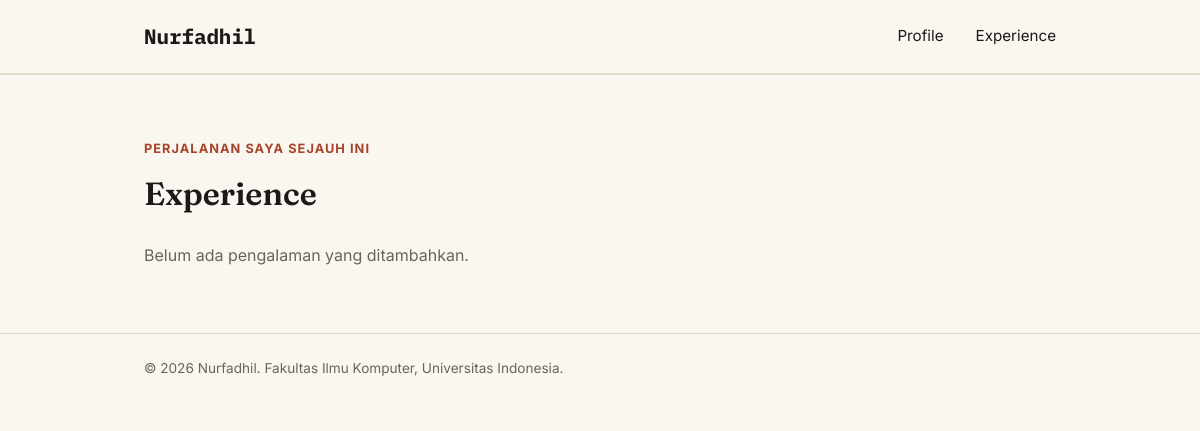
Before: /experience/ with the older database file.
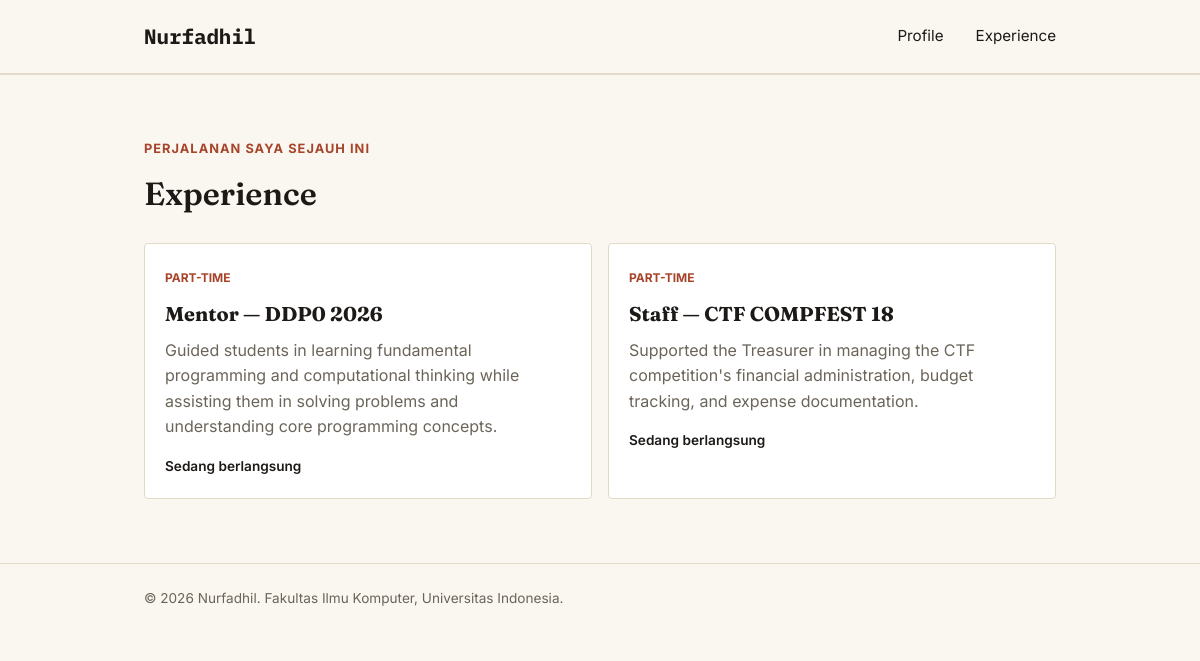
After: the same page with the newer database file.
### main/models.py (models this page shows, shortened)
class Experience(models.Model):
    EXPERIENCE_CHOICES = [
        ('internship', 'Internship'),
        ('research', 'Research'),
        ('volunteer', 'Volunteer'),
        ('part-time', 'Part-Time'),
        ('full-time', 'Full-Time'),
        ('freelance', 'Freelance'),
    ]
    id = models.UUIDField(primary_key=True, default=uuid.uuid4, editable=False)
    title = models.CharField(max_length=255)
    description = models.TextField()
    category = models.CharField(max_length=20, choices=EXPERIENCE_CHOICES, default='full-time')
    thumbnail = models.URLField(blank=True, null=True)
    started_at = models.DateTimeField(auto_now_add=True)
    ended_at = models.DateTimeField(blank=True, null=True)
    @property
    def is_ongoing(self):
        return self.ended_at is None

### main/views.py (the view)
# urls.py: path("experience/", show_experience, name="show_experience"),
def show_experience(request):
    context = {
        "name": "Nurfadhil",
        "experience_list": Experience.objects.all(),
    }
    return render(request, "experience.html", context)

### templates/experience.html (shortened to what this page needs)
<!DOCTYPE html>
<html lang="en">
<head>
    <link rel="stylesheet" href="../static/css/style.css">
</head>
<body>
    <header class="site-header">
        <div class="container">
            <a href="{% url 'main:show_main' %}" class="brand">{{ name }}</a>
            <nav>
                <a href="{% url 'main:show_main' %}">Profile</a>
                <a href="{% url 'main:show_experience' %}">Experience</a>
            </nav>
        </div>
    </header>
    <main>
        <section class="experience-section" id="experience">
            <div class="container">
                <p class="section-kicker">Perjalanan saya sejauh ini</p>
                <h1>Experience</h1>
                <div class="experience-grid">
                    {% for experience in experience_list %}
                        <article class="experience-card">
                            <span class="experience-category">
                                {{ experience.get_category_display }}
                            </span>
                            <h2>{{ experience.title }}</h2>
                            <p class="experience-description">
                                {{ experience.description }}
                            </p>
                            {% if experience.is_ongoing %}
                                <p class="experience-status">Sedang berlangsung</p>
                            {% else %}
                                <p class="experience-status">Selesai</p>
                            {% endif %}
                        </article>
                    {% empty %}
                        <p class="empty-state">
                            Belum ada pengalaman yang ditambahkan.
                        </p>
                    {% endfor %}
                </div>
            </div>
        </section>
    </main>
    <footer class="site-footer">
        <div class="container">
            <p>&copy; 2026 {{name}}. Fakultas Ilmu Komputer, Universitas Indonesia.</p>
        </div>
    </footer>
</body>
</html>

### static/css/style.css (style rules this page uses)
* { margin: 0; padding: 0; box-sizing: border-box; }
:root { --ink: #1c1917; --paper: #faf6f0; --accent: #d95d39; --accent-dark: #a8442a; --line: #e3d9c9; --text-muted: #6b6459; --radius: 4px; --font-primary: 'Inter', sans-serif; --font-display: 'Fraunces', Georgia, serif; --font-mono: 'IBM Plex Mono', ui-monospace, monospace; }
body { font-family: var(--font-primary); color: var(--ink); background-color: var(--paper); line-height: 1.6; }
h1 { font-family: var(--font-display); font-weight: 600; }
.brand { font-family: var(--font-mono); font-weight: 500; }
.container { max-width: 960px; margin: 0 auto; padding: 0 1.5rem; }
.site-header { border-bottom: 1px solid var(--line); }
.site-header .container { display: flex; justify-content: space-between; align-items: center; padding: 1.25rem 1.5rem; }
.brand { font-size: 1.3rem; font-weight: 700; color: var(--ink); text-decoration: none; }
.site-header nav { display: flex; gap: 2rem; }
.site-header nav a { color: var(--ink); text-decoration: none; font-size: 0.95rem; }
.site-footer { padding: 1.5rem; color: var(--text-muted); font-size: 0.85rem; border-top: 1px solid var(--line); }
.education-section, .experience-section, .skill-section { padding: 3rem 0; border-top: 1px solid var(--line); }
.education-section h2, .experience-section h2, .skill-section h2 { font-family: var(--font-display); font-size: 2rem; margin-bottom: 1.5rem; color: var(--ink); }
.section-kicker { font-size: 0.85rem; letter-spacing: 0.08em; text-transform: uppercase; color: var(--accent-dark); font-weight: 700; margin-bottom: 0.5rem; }
.experience-section { padding: 4rem 0; border-top: 1px solid var(--line); }
.section-kicker { color: var(--accent-dark); font-size: 0.8rem; font-weight: 700; letter-spacing: 0.08em; text-transform: uppercase; }
.experience-section h1 { margin: 0.4rem 0 1.5rem; font-size: 2rem; }
.experience-grid { display: grid; grid-template-columns: repeat(auto-fit, minmax(240px, 1fr)); gap: 1rem; }
.experience-card { padding: 1.25rem; background-color: #fff; border: 1px solid var(--line); border-radius: var(--radius); }
.experience-category { color: var(--accent-dark); font-size: 0.75rem; font-weight: 700; text-transform: uppercase; }
.experience-card h2 { margin: 0.5rem 0; font-size: 1.25rem; }
.experience-description, .empty-state { color: var(--text-muted); }
.experience-status { margin-top: 1rem; font-size: 0.85rem; font-weight: 600; }

Changed rows visible on the page:
added Experience: category "PART-TIME", title "Mentor — DDP0 2026", description "Guided students in learning fundamental programming and computational thinking while assisting them in solving problems and understanding core programming concepts.", shows "Sedang berlangsung"
added Experience: category "PART-TIME", title "Staff — CTF COMPFEST 18", description "Supported the Treasurer in managing the CTF competition's financial administration, budget tracking, and expense documentation.", shows "Sedang berlangsung"
Other visible differences:
text no longer shown: "Belum ada pengalaman yang ditambahkan."
